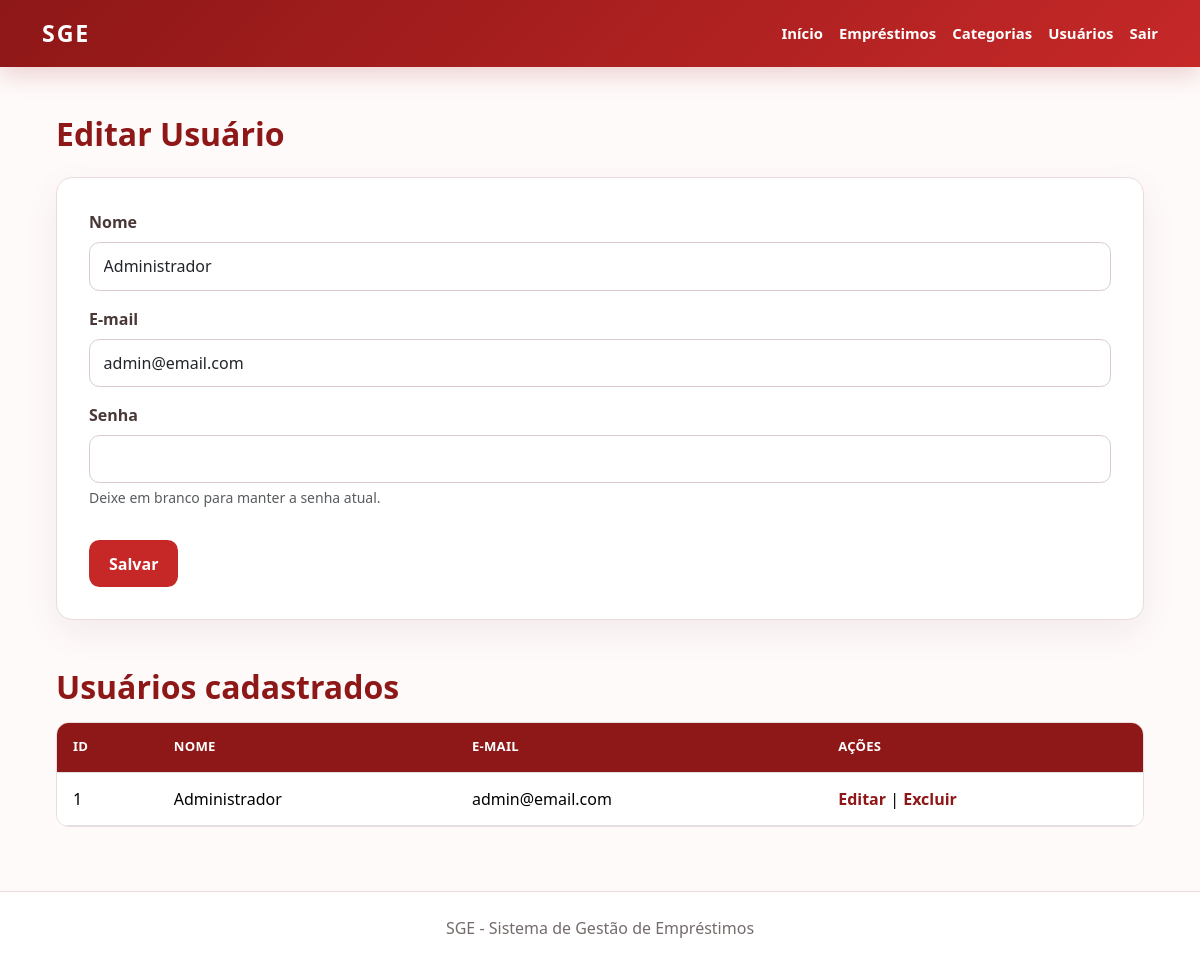
Page /usuarios.php?id=1 (signed in) on the committed database.
### tables this page shows
CREATE TABLE
    usuarios (
        id INT AUTO_INCREMENT PRIMARY KEY,
        nome VARCHAR(100) NOT NULL,
        email VARCHAR(100) NOT NULL UNIQUE,
        senha VARCHAR(255) NOT NULL
    );

### src/usuarios.php (the view, shortened to what this page needs)
<?php
require 'config.php';
$id = $_GET['id'] ?? null;
$usuario_edicao = null;
if ($id) {
    $stmt = $conn->prepare(
        'SELECT id, nome, email FROM usuarios WHERE id = ?'
    );
    $stmt->bind_param('i', $id);
    $stmt->execute();
    $usuario_edicao = $stmt->get_result()->fetch_assoc();
}
$usuarios = $conn->query(
    'SELECT id, nome, email FROM usuarios ORDER BY nome'
);
require 'header.php';
?>
<main class="sge-main">
    <h2 class="mb-4">
        <?= $usuario_edicao ? 'Editar Usuário' : 'Novo Usuário' ?>
    </h2>
    <form class="sge-panel sge-form mb-5" action="salvar_usuarios.php" method="POST">
        <label class="form-label" for="nome">Nome</label>
        <input class="form-control mb-3" type="text" id="nome" name="nome"
            value="<?= htmlspecialchars($usuario_edicao['nome'] ?? '') ?>" required>
        <label class="form-label" for="email">E-mail</label>
        <input class="form-control mb-3" type="email" id="email" name="email"
            value="<?= htmlspecialchars($usuario_edicao['email'] ?? '') ?>" required>
        <label class="form-label" for="senha">Senha</label>
        <input class="form-control" type="password" id="senha" name="senha" <?= $usuario_edicao ? '' : 'required' ?>>
        <?php if ($usuario_edicao): ?>
            <small class="form-text d-block mb-3">
                Deixe em branco para manter a senha atual.
            </small>
        <?php endif; ?>
        <button class="btn btn-sge mt-3" type="submit">Salvar</button>
    </form>
    <h2 class="mb-3">Usuários cadastrados</h2>
    <div class="table-responsive">
        <table class="table table-hover">
            <thead>
                <tr>
                    <th>ID</th>
                    <th>Nome</th>
                    <th>E-mail</th>
                    <th>Ações</th>
                </tr>
            </thead>
            <tbody>
                <?php while ($usuario = $usuarios->fetch_assoc()): ?>
                    <tr>
                        <td><?= $usuario['id'] ?></td>
                        <td>
                            <?= htmlspecialchars($usuario['nome']) ?>
                        </td>
                        <td>
                            <?= htmlspecialchars($usuario['email']) ?>
                        </td>
                        <td>
                            <a href="usuarios.php?id=<?= $usuario['id'] ?>">
                                Editar
                            </a>
                            |
                            <a href="excluir.php?tipo=usuario&id=<?= $usuario['id'] ?>"
                                onclick="return confirm('Excluir este usuário?')">
                                Excluir
                            </a>
                        </td>
                    </tr>
                <?php endwhile; ?>
            </tbody>
        </table>
    </div>
</main>
<?php require 'footer.php'; ?>

### src/style.css (style rules this page uses)
:root { --sge-red: #c62828; --sge-red-dark: #8e1717; --sge-red-soft: #fff1f1; --sge-ink: #241b1b; --sge-muted: #756b6b; --sge-line: #eadcdc; }
* { box-sizing: border-box; }
body { min-height: 100vh; margin: 0; color: var(--sge-ink); background: #fffafa; font-family: "Segoe UI", sans-serif; }
.sge-main { width: min(1120px, 100%); margin: 0 auto; padding: 3rem 1rem 4rem; }
.sge-main h1, .sge-main h2 { color: var(--sge-red-dark); font-weight: 800; }
.sge-main h2 { margin-bottom: 1.25rem; }
.sge-panel { border: 1px solid var(--sge-line); border-radius: 1rem; background: #fff; box-shadow: 0 12px 35px rgb(92 28 28 / 7%); }
.sge-form { padding: clamp(1.25rem, 3vw, 2rem); }
.form-label, fieldset legend { color: #4a3838; font-weight: 700; }
.form-control, .form-select { border-color: #dbcaca; border-radius: .65rem; padding: .7rem .85rem; }
.btn-sge { border: 0; border-radius: .65rem; color: #fff; background: var(--sge-red); font-weight: 700; padding: .7rem 1.25rem; }
.table-responsive { border: 1px solid var(--sge-line); border-radius: .8rem; }
.table { min-width: 680px; margin-bottom: 0; }
.table thead th { color: #fff; background: var(--sge-red-dark); font-size: .82rem; letter-spacing: .02em; text-transform: uppercase; white-space: nowrap; }
.table td, .table th { padding: .9rem 1rem; vertical-align: middle; }
.table a { color: var(--sge-red-dark); font-weight: 700; text-decoration: none; }

### rows in the picture
usuarios: nome "Administrador", email "admin@email.com", id "1"
